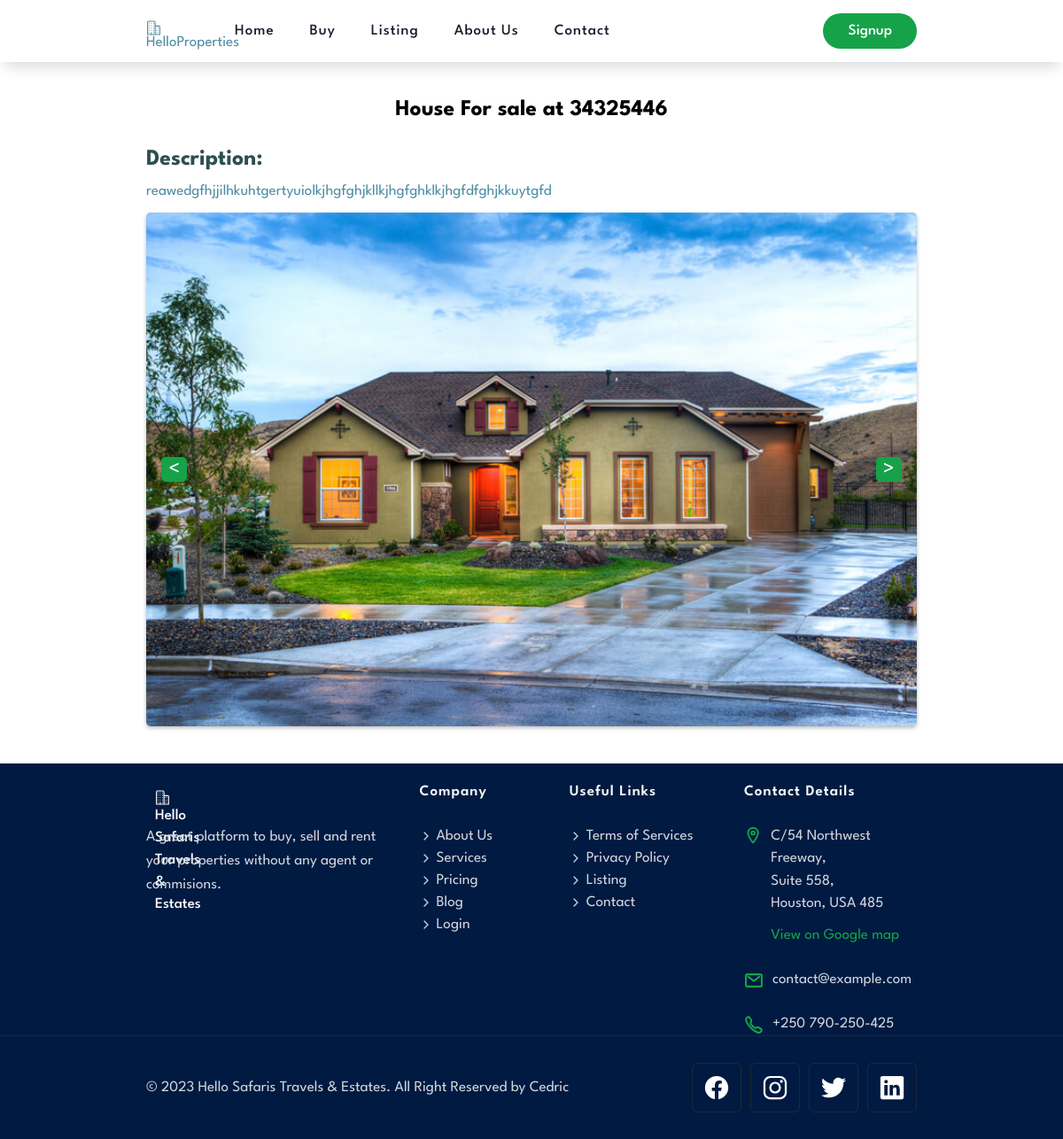
The page /landplot_detail/5/ on the database its author committed.
### realapp/models.py (models this page shows)
class LandPlot(models.Model):
  category = models.CharField(max_length=255)
  use = models.CharField(max_length=255)
  size =models.CharField(max_length=255)
  price =models.CharField(max_length=20)
  address = models.CharField(max_length=255)
  phone = models.CharField(max_length=20)
  plotImage1 = models.ImageField(upload_to='shop/images',default='')
  plotImage2 = models.ImageField(upload_to='shop/images',default='')
  plotImage3 = models.ImageField(upload_to='shop/images',default='')
  plotImage4 = models.ImageField(upload_to='shop/images',default='')
  plotImage5 = models.ImageField(upload_to='shop/images',default='')
  MoreDescription = models.TextField(max_length=255, default='')
  date = models.DateTimeField(default=timezone.now)

### realapp/views.py (the view)
# urls.py: path('landplot_detail/<int:pk>/', views.LandPlotDetailView.as_view(), name='landplot_detail'),
class LandPlotDetailView(DetailView):
    model = LandPlot
    template_name = 'landplot_detail.html'

### templates/landplot_detail.html (shortened to what this page needs)
{% load static %}
{% include 'navbar.html' %}
{% block content %}
<div class="container">
  <div class="img-content" style="display: grid; text-align: center;">
    <h2 style="color: black;">House For {{ object.use }} at {{ object.address }}</h2><br><br>
  </div>
  <h2 style="color: darkslategrey;">Description:</h2><br> {{ object.MoreDescription }}<br><br>
  <div class="img-container" style="display: grid; position: relative;">
    <div class="img-detail" id="slideshow">
      <img src="/media/{{ object.plotImage1 }}" loading="lazy" alt="{{ object.address }}" class="img-cover">
    </div>
    <div class="slideshow-buttons">
      <button class="slide-left-button" onclick="changeSlide(-1)">&lt;</button>
      <button class="slide-right-button" onclick="changeSlide(1)">&gt;</button>
    </div>
  </div>
</div><br><br>
{% include 'includes/footer.html' %}
{% endblock content %}

### static/assets/css/style.css (style rules this page uses)
:root { --oxford-blue_60: hsla(224, 34%, 13%, 0.6); --green-pigment: hsl(142, 76%, 36%); --oxford-blue: hsl(224, 34%, 13%); --maximum-red: hsl(0, 72%, 51%); --eerie-black: hsl(0, 0%, 9%); --mint-cream: hsl(146, 41%, 97%); --cadet-gray: hsl(195, 35%, 47%); --light-gray: hsl(216, 12%, 84%); --carcoal_20: hsla(214, 19%, 29%, 0.2); --carcoal_15: hsla(214, 19%, 29%, 0.15); --carcoal_10: hsla(214, 19%, 29%, 0.10); --sea-green: hsl(142, 72%, 29%); --gainsboro: hsl(220, 13%, 91%); --white_70: hsla(0, 0%, 100%, 0.7); --gunmetal: hsl(215, 28%, 17%); --manatee: hsl(218, 11%, 65%); --mango: hsl(43, 96%, 56%); --white: hsl(0, 0%, 100%); --black: hsl(0, 0%, 0%); --ff-spartan: 'League Spartan', sans-serif; --fs-1: 3.6rem; --fs-2: 2.4rem; --fs-3: 2rem; --fs-4: 1.8rem; --fs-5: 1.7rem; --fw-600: 600; --fw-500: 500; --section-padding: 35px; --shadow-1: 0 1px 2px hsla(0, 0%, 0%, 0.2); --shadow-2: 0 10px 15px -5px var(--carcoal_20); --shadow-3: 0 10px 25px -3px var(--carcoal_20); --shadow-4: 0 0 3px var(--carcoal_15); --shadow-5: 0 20px 25px -5px var(--carcoal_10), 0 10px 10px -5px var(--carcoal_10); --radius-16: 16px; --radius-12: 12px; --radius-6: 6px; --radius-4: 4px; --transition: 0.25s ease; --cubic-out: cubic-bezier(0.33, 0.85, 0.4, 0.96); }
*, *::before, *::after { margin: 0; padding: 0; box-sizing:border-box ; }
a, img, span, label, ion-icon { display: block; }
img { height: auto; }
input, select, button { background: none; border: none; font: inherit; }
button { cursor: pointer; }
html { font-family: var(--ff-spartan); font-size:10px; scroll-behavior: smooth; }
body { background-color: var(--white); font-size: var(--fs-5); color: var(--cadet-gray); }
.container { padding-inline:15px ; }
.img-cover { width: 100%; height: 100%; object-fit: cover; }
@media (min-width:640px) { .container { max-width: 640px; width: 100%; margin-inline: auto; margin: auto; } }
@media (min-width: 760px) { :root { --fs-2: 3rem; } }
@media (min-width: 760px) { .container, .hero-form-wrapper { max-width: 700px; } }
@media (min-width: 992px) { :root { --fs-1: 4.8rem; --section-padding: 40px; } }
@media (min-width: 992px) { .container, .hero-form-wrapper { max-width: 900px; } }
@media (min-width:1200px) { .container, .hero-form-wrapper { max-width: 1160px; } }

### templates/landplot_detail.html (style rules this page uses)
.img-cover { max-width: 100%; max-height: 100%; border-radius: 5px; box-shadow: 0px 2px 4px hsla(0, 2%, 56%, 0.6); }
.img-container { position: relative; }
.slide-left-button, .slide-right-button { font-size: 24px; padding: 3px 8px; background-color: hsl(142, 76%, 36%); border: none; cursor: pointer; color: white; position: absolute; top: 50%; transform: translateY(-50%); border-radius: 5px; }
.slide-left-button { left: 2%; }
.slide-right-button { right: 2%; }
.slide-left-button, .slide-right-button { animation: vibrate 0.7s ease infinite; }
@media (min-width:640px) { .container { max-width: 640px; width: 100%; margin-inline: auto; margin: auto; } }
@media (min-width: 760px) { .container { max-width: 740px; } }
@media (min-width: 992px) { .container { max-width: 900px; } }

### rows shown on the page
LandPlot: use "sale", address "34325446", MoreDescription "reawedgfhjjilhkuhtgertyuiolkjhgfghjkllkjhgfghklkjhgfdfghjkkuytgfd", plotImage1 (picture)
